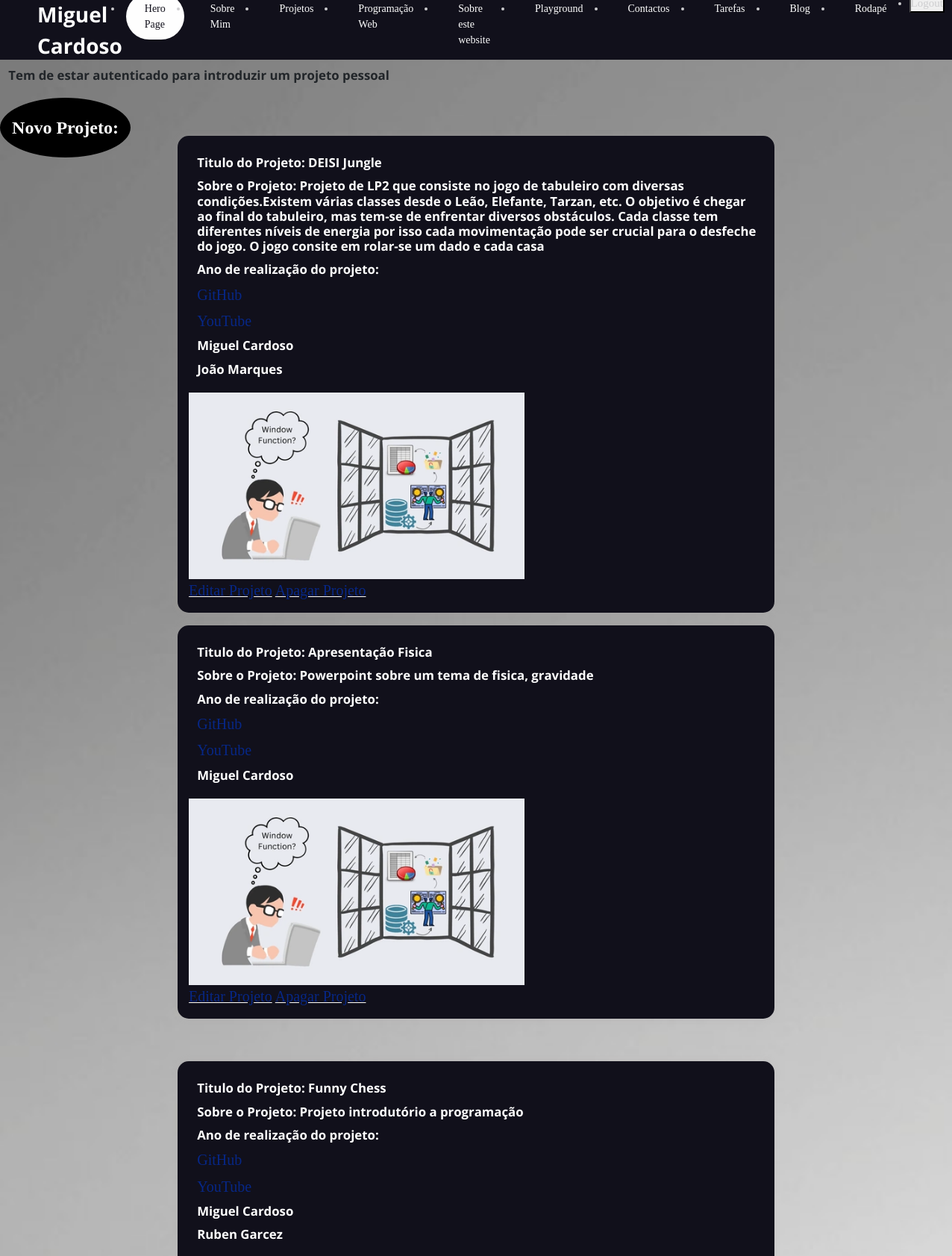
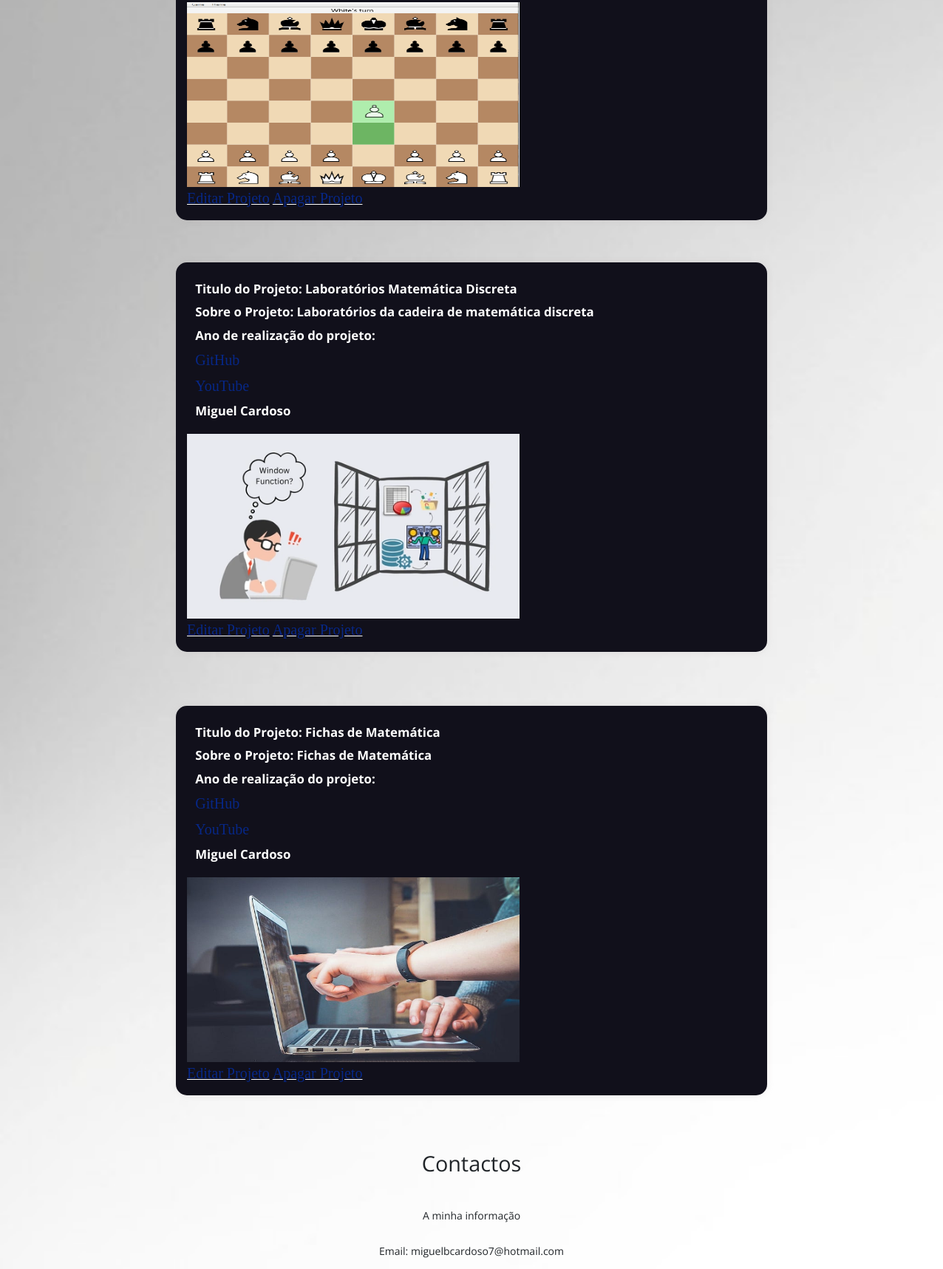
The page /portfolio/projetosPessoais (upper part) on the database its author committed (2 pictures, top to bottom).
### portfolio/models.py (models this page shows, shortened)
class Projeto(models.Model):
    titulo = models.CharField(max_length=50)
    descricao = models.CharField(max_length=500)
    imagem = models.ImageField(upload_to='images/', blank=True)
    anoRealizacao = models.IntegerField()
    participantes = models.ManyToManyField(Pessoa, related_name='trabalhos')
    linkGithub = models.URLField(max_length=120, blank=True)
    videoYoutube = models.URLField(blank=True)

class Pessoa(models.Model):
    nome = models.CharField(max_length=50)
    linkPaginaLusofona = models.URLField(max_length=200, blank=True)
    linkLinkedIn = models.URLField(max_length=200, blank=True)
    linkAppPortfolio = models.URLField(blank=True)
    def __str__(self):
        return self.nome

### portfolio/views.py (the view)
# urls.py: path('projetosPessoais', views.projetosPessoais_view, name='projetosPessoais'),
def projetosPessoais_view(request):
    projetosPessoais = Projeto.objects.all()
    context = {
        'projetosPessoais': projetosPessoais,
    }
    return render(request, 'portfolio/projetosPessoais.html', context)

### portfolio/templates/portfolio/projetosPessoais.html (shortened to what this page needs)
{% extends 'portfolio/layout.html' %}
{% block main %}
<h1>Tem de estar autenticado para introduzir um projeto pessoal</h1>
<div class="btn-novaCadeira">
    <a href="{% url 'portfolio:novoProjeto' %}">
        <button> Novo Projeto: </button>
    </a>
</div>
{% for projetoPessoal in projetosPessoais %}
<div class="projetos-center">
    <div class="projetos-box">
        <h1>Titulo do Projeto: {{ projetoPessoal.titulo}} </h1>
        <div class="info">
            <h1>Sobre o Projeto: {{projetoPessoal.descricao}} </h1>
            <h1>Ano de realização do projeto: {{ projetoPessoal.anoDeRealizacao}}</h1>
            <h1><a href="{{ projetoPessoal.linkGithub }}">GitHub</a></h1>
            <h1><a href="{{ projetoPessoal.videoYoutube }}">YouTube</a></h1>
            {% for participante in projetoPessoal.participantes.all %}
            <h1>{{ participante }}</h1>
            {% endfor %}
            <img src="{{projetoPessoal.imagem.url}}" alt="Projeto LP2" width="250" height="150">
        </div>
        <u><a href="{% url 'portfolio:editarProjeto' projetoPessoal.id %}">Editar Projeto</a></u>
        <u><a href="{% url 'portfolio:apagarProjeto' projetoPessoal.id %}">Apagar Projeto</a></u>
    </div>
</div>
{% endfor %}
<div class="footer-content">
    <h3>Contactos</h3>
    <p>A minha informação</p>
    <p>Email: miguelbcardoso7@hotmail.com</p>
</div>
{% load static %}
<link rel="stylesheet" href="{% static 'portfolio/css/projetosPessoais.css' %}">
{% endblock %}

### portfolio/static/portfolio/css/styles.css (style rules this page uses)
* { box-sizing: border-box; margin: 0; padding: 0; font-family: 'Open Sans', sans-serif; }
@media all and (max-width: 1320px) { h1 { font-size: 0.8rem; } }
@media all and (max-width: 1320px) { h3 { font-size: 0.5rem; } }
@media all and (max-width: 1320px) { p { font-size: 1.4rem; } }
h1 { display: block; font-size: 1.05em; margin-top: 0.67em; margin-bottom: 0.67em; margin-left: 0.67em; margin-right: 0; font-weight: bold; }
h3 { display: block; font-size: 1.17em; margin-top: 1em; margin-bottom: 1em; margin-left: 0; margin-right: 0; font-weight: bold; }
a { font-family: Libre Baskerville, serif; font-weight: 500; font-size: 20px; color: #072786; text-decoration: none; }
li, button { font-family: Libre Baskerville, serif; font-weight: 500; font-size: 15px; color: #cdcdcf; text-decoration: none; }
.footer-content { display: flex; align-items: center; justify-content: center; flex-direction: column; text-align: center; }
.footer-content h3 { font-size: 1.8rem; font-weight: 400; text-transform: capitalize; }
.footer-content p { max-width: 400px; margin: 10px auto; line-height: 28px; font-size: 14px; }
.btn-novaCadeira { margin-top: 20px; }
.btn-novaCadeira a { text-decoration: none; }
.btn-novaCadeira button { color: white; cursor: pointer; font-weight: bold; font-size: 36px; border-radius: 50%; border-style: solid; border-width: 2px; background-color: black; height: 50px; width: 50px; }

### portfolio/static/portfolio/css/projetosPessoais.css (style rules this page uses)
* { box-sizing: border-box; margin: 0; padding: 0; font-family: 'Open Sans', sans-serif; }
.projetos-center { display: flex; justify-content: center; align-items: center; height: 75vh; }
.projetos-box { background-color: #11101b; color: #fff; padding: 15px; border-radius: 15px; box-shadow: 0 0 10px rgba(175, 172, 172, 0.2); width: 800px; margin-bottom: 20px; }
.projetos-box img { width: 450px; height: 250px; margin-top: 10px; }
.btn-novaCadeira button { color: white; cursor: pointer; font-weight: bold; font-size: 24px; border-radius: 50%; border-style: solid; border-width: 3px; background-color: black; height: 80px; width: 175px; }

### rows shown on the page
Projeto: titulo "DEISI Jungle", descricao "Projeto de LP2 que consiste no jogo de tabuleiro com diversas condições.Existem várias classes desde o Leão, Elefante, Tarzan, etc. O objetivo é chegar ao final do tabuleiro, mas tem-se de enfrentar diversos obstáculos. Cada classe tem diferentes níveis de energia por isso cada movimentação pode ser crucial para o desfeche do jogo. O jogo consite em rolar-se um dado e cada casa", imagem (picture)
Pessoa: nome "Miguel Cardoso"
Pessoa: nome "João Marques"
Projeto: titulo "Apresentação Fisica", descricao "Powerpoint sobre um tema de fisica, gravidade", imagem (picture)
Projeto: titulo "Funny Chess", descricao "Projeto introdutório a programação", imagem (picture)
Pessoa: nome "Ruben Garcez"
Projeto: titulo "Laboratórios Matemática Discreta", descricao "Laboratórios da cadeira de matemática discreta", imagem (picture)
Projeto: titulo "Fichas de Matemática", descricao "Fichas de Matemática", imagem (picture)
